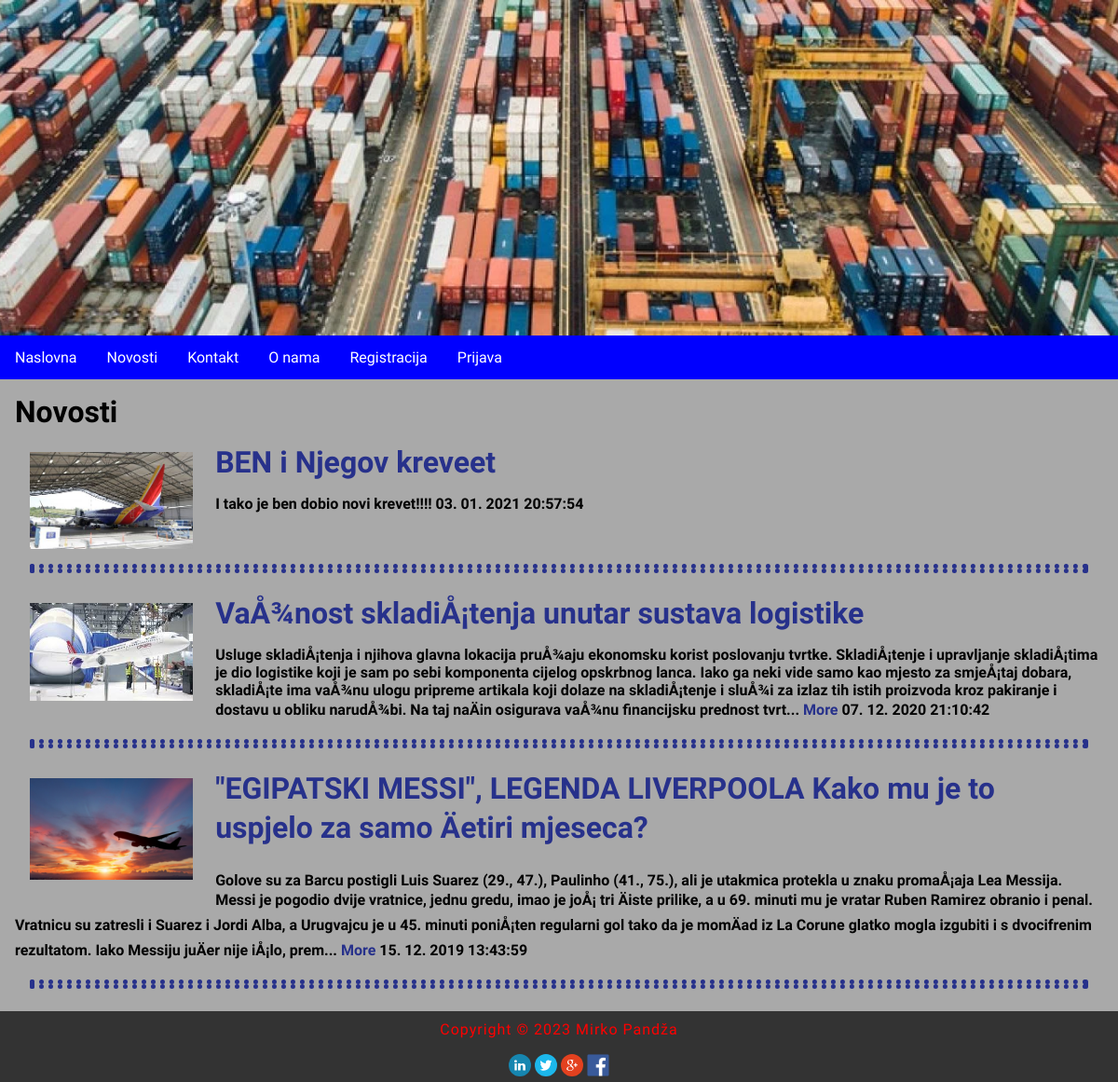
/index.php?menu=2, run on the app's committed database.
### tables this page shows
CREATE TABLE `news` (
  `id` int(11) NOT NULL,
  `title` varchar(255) NOT NULL,
  `description` text NOT NULL,
  `date` timestamp NOT NULL DEFAULT current_timestamp() ON UPDATE current_timestamp(),
  `picture` varchar(255) NOT NULL,
  `archive` enum('Y','N') NOT NULL
);

### functions.php (called while the page is built)
<?php
	function pickerDateToMysql($pickerDate){
		$date = DateTime::createFromFormat('Y-m-d H:i:s', $pickerDate);
		return $date->format('d. m. Y H:i:s');
	}
?>

### news.php (the view)
<?php
	if (isset($action) && $action != '') {
		$query  = "SELECT * FROM news";
		$query .= " WHERE id=" . $_GET['action'];
		$result = @mysqli_query($MySQL, $query);
		$row = @mysqli_fetch_array($result);
			print '
			<div class="novosti">
				<img src="news_image/' . $row['picture'] . '" alt="' . $row['title'] . '" title="' . $row['title'] . '">
				<h2>' . $row['title'] . '</h2>
				<p>'  . $row['description'] . '</p>
				<time datetime="' . $row['date'] . '">' . pickerDateToMysql($row['date']) . '</time>
				<hr>
			</div>';
	}
	else {
		print '<h1>Novosti</h1>';
		$query  = "SELECT * FROM news";
		$query .= " WHERE archive='N'";
		$query .= " ORDER BY date DESC";
		$result = @mysqli_query($MySQL, $query);
		while($row = @mysqli_fetch_array($result)) {
			print '
			<div class="novosti">
				<img src="news_image/' . $row['picture'] . '" alt="' . $row['title'] . '" title="' . $row['title'] . '">
				<h2>' . $row['title'] . '</h2>';
				if(strlen($row['description']) > 500) {
					echo substr(strip_tags($row['description']), 0, 500).'... <a href="index.php?menu=' . $menu . '&amp;action=' . $row['id'] . '">More</a>';
				} else {
					echo strip_tags($row['description']);
				}
				print '
				<time datetime="' . $row['date'] . '">' . pickerDateToMysql($row['date']) . '</time>
				<hr>
			</div>';
		}
	}
?>

### style.css (style rules this page uses)
body, html { font-family: 'Chakra Petch', sans-serif; margin: 0; font-size: 16px; background-color: darkgrey; }
h1,h2 { margin: 0.5em; font-size: 2em; }
h2 { font-size: 2em; color: #27318b; }
main a { color: #27318b; text-decoration: none; }
hr { margin: 1em; border: 5px dotted #27318b; clear: both; }
img { width: 100%; }
.novosti { font-weight: bold; margin: 0.8em 1em 1.5em 1em; }
.novosti img { width: 15%; float: left; padding: 0.5em; margin: 0 1em 0.5em 0.5em; }

### data on the page
news: picture (picture), title "BEN i Njegov kreveet", description "I tako je ben dobio novi krevet!!!!", date "03. 01. 2021 20:57:54"
news: picture (picture), title "VaÅ¾nost skladiÅ¡tenja unutar sustava logistike", description "Usluge skladiÅ¡tenja i njihova glavna lokacija pruÅ¾aju ekonomsku korist poslovanju tvrtke. SkladiÅ¡tenje i upravljanje skladiÅ¡tima je dio logistike koji je sam po sebi komponenta cijelog opskrbnog lanca. Iako ga neki vide samo kao mjesto za smjeÅ¡taj dobara, skladiÅ¡te ima vaÅ¾nu ulogu pripreme artikala koji dolaze na skladiÅ¡tenje i sluÅ¾i za izlaz tih istih proizvoda kroz pakiranje i dostavu u obliku narudÅ¾bi. Na taj naÄin osigurava vaÅ¾nu financijsku prednost tvrt", date "07. 12. 2020 21:10:42"
news: picture (picture), title "\"EGIPATSKI MESSI\", LEGENDA LIVERPOOLA Kako mu je to uspjelo za samo Äetiri mjeseca?", description "Golove su za Barcu postigli Luis Suarez (29., 47.), Paulinho (41., 75.), ali je utakmica protekla u znaku promaÅ¡aja Lea Messija. Messi je pogodio dvije vratnice, jednu gredu, imao je joÅ¡ tri Äiste prilike, a u 69. minuti mu je vratar Ruben Ramirez obranio i penal. Vratnicu su zatresli i Suarez i Jordi Alba, a Urugvajcu je u 45. minuti poniÅ¡ten regularni gol tako da je momÄad iz La Corune glatko mogla izgubiti i s dvocifrenim rezultatom. Iako Messiju juÄer nije iÅ¡lo, prem", date "15. 12. 2019 13:43:59"
